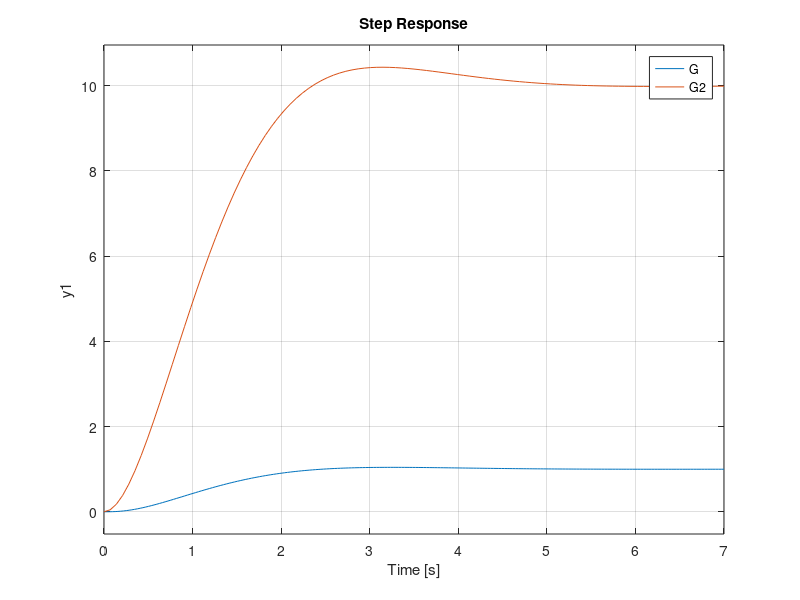
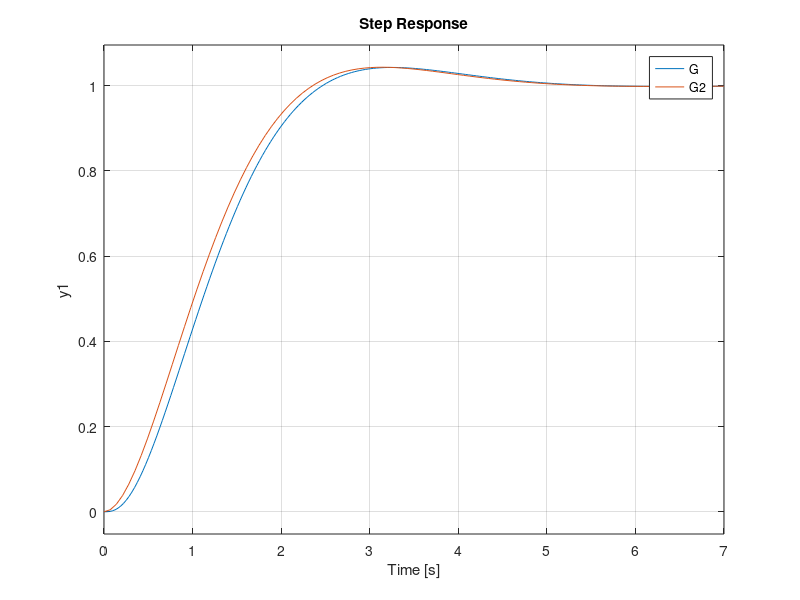

Write MATLAB code to recreate these figures, in order.
Num = 20
Den = conv([1 2 2], [1 10])
G = tf(Num,Den)
zpk(G)
roots([1 2 2])
pole(G)
%yes this can be approximated as a 2nd order system
G2 = tf(20, [1 2 2])
figure(1)
step(G,G2)
G2 = tf((20/10), [1 2 2])
figure(2)
step(G,G2)